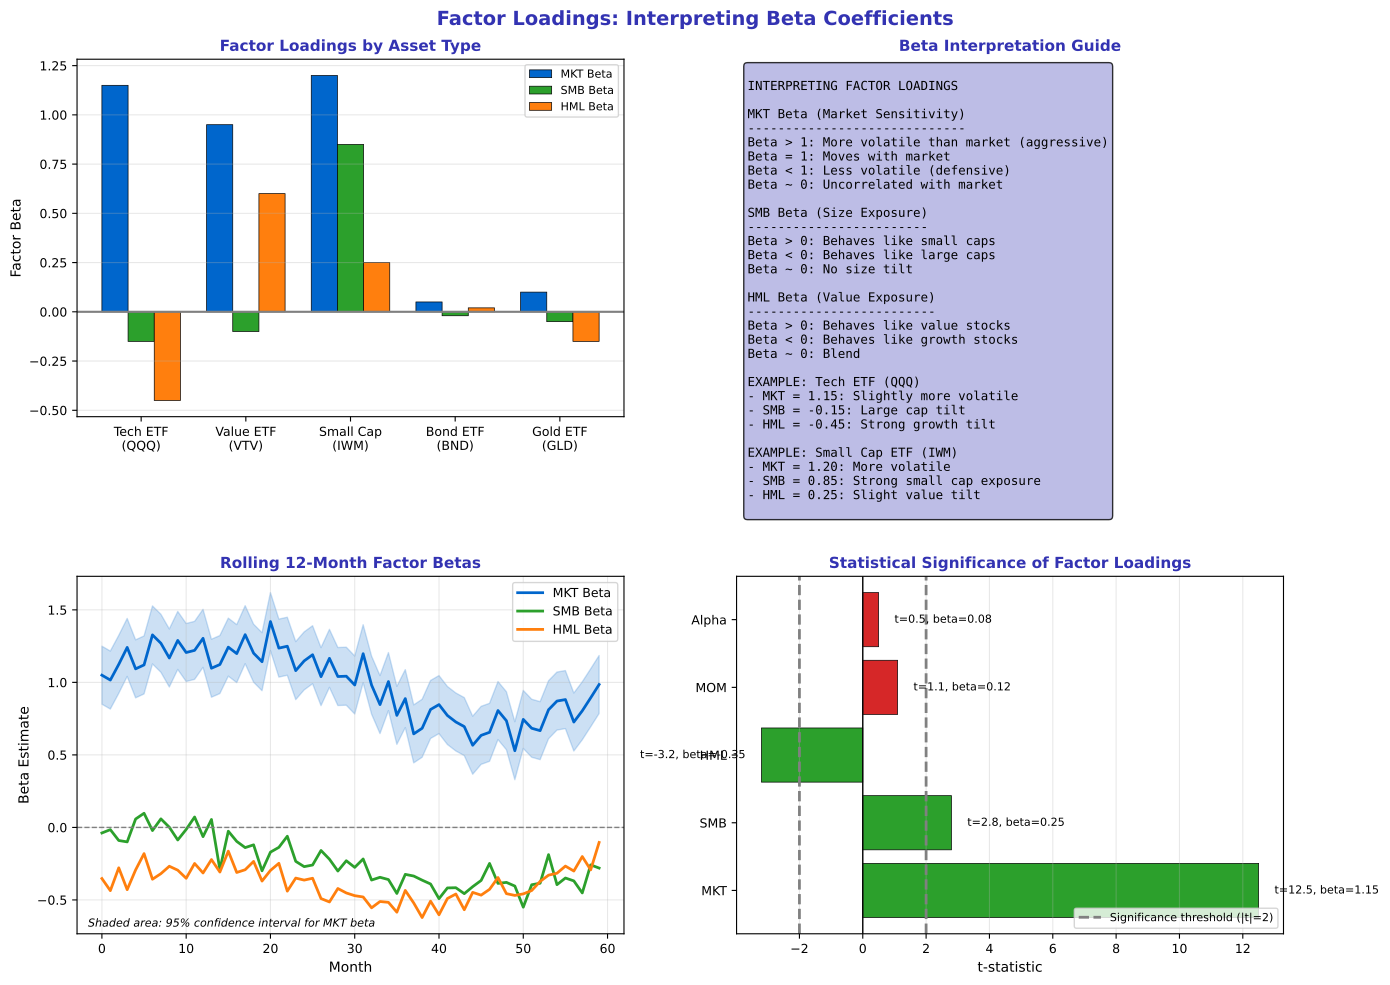

Python code for this plot:
"""Factor Loadings - Interpreting betas"""
import matplotlib.pyplot as plt
import numpy as np
from pathlib import Path

plt.rcParams.update({
    'font.size': 10,
    'axes.labelsize': 10,
    'axes.titlesize': 11,
    'xtick.labelsize': 9,
    'ytick.labelsize': 9,
    'legend.fontsize': 9,
    'figure.figsize': (10, 6),
    'figure.dpi': 150
})

MLPURPLE = '#3333B2'
MLLAVENDER = '#ADADE0'
MLBLUE = '#0066CC'
MLORANGE = '#FF7F0E'
MLGREEN = '#2CA02C'
MLRED = '#D62728'

np.random.seed(42)

fig, axes = plt.subplots(2, 2, figsize=(14, 10))
fig.suptitle('Factor Loadings: Interpreting Beta Coefficients', fontsize=14, fontweight='bold', color=MLPURPLE)

# Plot 1: Factor loadings comparison across stocks
ax1 = axes[0, 0]

stocks = ['Tech ETF\n(QQQ)', 'Value ETF\n(VTV)', 'Small Cap\n(IWM)', 'Bond ETF\n(BND)', 'Gold ETF\n(GLD)']
mkt_betas = [1.15, 0.95, 1.20, 0.05, 0.10]
smb_betas = [-0.15, -0.10, 0.85, -0.02, -0.05]
hml_betas = [-0.45, 0.60, 0.25, 0.02, -0.15]

x = np.arange(len(stocks))
width = 0.25

bars1 = ax1.bar(x - width, mkt_betas, width, label='MKT Beta', color=MLBLUE, edgecolor='black', linewidth=0.5)
bars2 = ax1.bar(x, smb_betas, width, label='SMB Beta', color=MLGREEN, edgecolor='black', linewidth=0.5)
bars3 = ax1.bar(x + width, hml_betas, width, label='HML Beta', color=MLORANGE, edgecolor='black', linewidth=0.5)

ax1.axhline(0, color='gray', linewidth=1.5)
ax1.set_xticks(x)
ax1.set_xticklabels(stocks, fontsize=9)
ax1.set_title('Factor Loadings by Asset Type', fontsize=11, fontweight='bold', color=MLPURPLE)
ax1.set_ylabel('Factor Beta', fontsize=10)
ax1.legend(fontsize=8, loc='upper right')
ax1.grid(alpha=0.3, axis='y')

# Plot 2: What betas mean
ax2 = axes[0, 1]
ax2.axis('off')

interpretation = '''
INTERPRETING FACTOR LOADINGS

MKT Beta (Market Sensitivity)
-----------------------------
Beta > 1: More volatile than market (aggressive)
Beta = 1: Moves with market
Beta < 1: Less volatile (defensive)
Beta ~ 0: Uncorrelated with market

SMB Beta (Size Exposure)
------------------------
Beta > 0: Behaves like small caps
Beta < 0: Behaves like large caps
Beta ~ 0: No size tilt

HML Beta (Value Exposure)
-------------------------
Beta > 0: Behaves like value stocks
Beta < 0: Behaves like growth stocks
Beta ~ 0: Blend

EXAMPLE: Tech ETF (QQQ)
- MKT = 1.15: Slightly more volatile
- SMB = -0.15: Large cap tilt
- HML = -0.45: Strong growth tilt

EXAMPLE: Small Cap ETF (IWM)
- MKT = 1.20: More volatile
- SMB = 0.85: Strong small cap exposure
- HML = 0.25: Slight value tilt
'''

ax2.text(0.02, 0.98, interpretation, transform=ax2.transAxes, fontsize=9,
         verticalalignment='top', fontfamily='monospace',
         bbox=dict(boxstyle='round', facecolor=MLLAVENDER, alpha=0.8))
ax2.set_title('Beta Interpretation Guide', fontsize=11, fontweight='bold', color=MLPURPLE)

# Plot 3: Beta estimation over time (rolling)
ax3 = axes[1, 0]

months = 60
dates = np.arange(months)

# Rolling 12-month beta estimates
rolling_mkt = 1.0 + 0.3 * np.sin(dates/10) + np.random.normal(0, 0.1, months)
rolling_smb = -0.2 + 0.2 * np.cos(dates/15) + np.random.normal(0, 0.08, months)
rolling_hml = -0.4 + 0.15 * np.sin(dates/8) + np.random.normal(0, 0.06, months)

ax3.plot(dates, rolling_mkt, color=MLBLUE, linewidth=2, label='MKT Beta')
ax3.plot(dates, rolling_smb, color=MLGREEN, linewidth=2, label='SMB Beta')
ax3.plot(dates, rolling_hml, color=MLORANGE, linewidth=2, label='HML Beta')

ax3.axhline(0, color='gray', linewidth=1, linestyle='--')
ax3.fill_between(dates, rolling_mkt - 0.2, rolling_mkt + 0.2, alpha=0.2, color=MLBLUE)

ax3.set_title('Rolling 12-Month Factor Betas', fontsize=11, fontweight='bold', color=MLPURPLE)
ax3.set_xlabel('Month', fontsize=10)
ax3.set_ylabel('Beta Estimate', fontsize=10)
ax3.legend(fontsize=9)
ax3.grid(alpha=0.3)

ax3.text(0.02, 0.02, 'Shaded area: 95% confidence interval for MKT beta',
         transform=ax3.transAxes, fontsize=8, style='italic')

# Plot 4: Statistical significance
ax4 = axes[1, 1]

factors = ['MKT', 'SMB', 'HML', 'MOM', 'Alpha']
betas = [1.15, 0.25, -0.35, 0.12, 0.08]
t_stats = [12.5, 2.8, -3.2, 1.1, 0.5]
significant = [abs(t) > 2 for t in t_stats]

colors = [MLGREEN if sig else MLRED for sig in significant]
bars = ax4.barh(factors, t_stats, color=colors, edgecolor='black', linewidth=0.5)

ax4.axvline(-2, color='gray', linewidth=2, linestyle='--', label='Significance threshold (|t|=2)')
ax4.axvline(2, color='gray', linewidth=2, linestyle='--')
ax4.axvline(0, color='black', linewidth=1)

ax4.set_title('Statistical Significance of Factor Loadings', fontsize=11, fontweight='bold', color=MLPURPLE)
ax4.set_xlabel('t-statistic', fontsize=10)
ax4.legend(fontsize=8, loc='lower right')
ax4.grid(alpha=0.3, axis='x')

# Add annotations
for bar, t, b in zip(bars, t_stats, betas):
    label = f't={t:.1f}, beta={b:.2f}'
    x_pos = t + 0.5 if t > 0 else t - 0.5
    ha = 'left' if t > 0 else 'right'
    ax4.text(x_pos, bar.get_y() + bar.get_height()/2, label,
             va='center', ha=ha, fontsize=8)

plt.tight_layout()
plt.savefig(Path(__file__).parent / 'chart.pdf', dpi=300, bbox_inches='tight')
plt.close()
